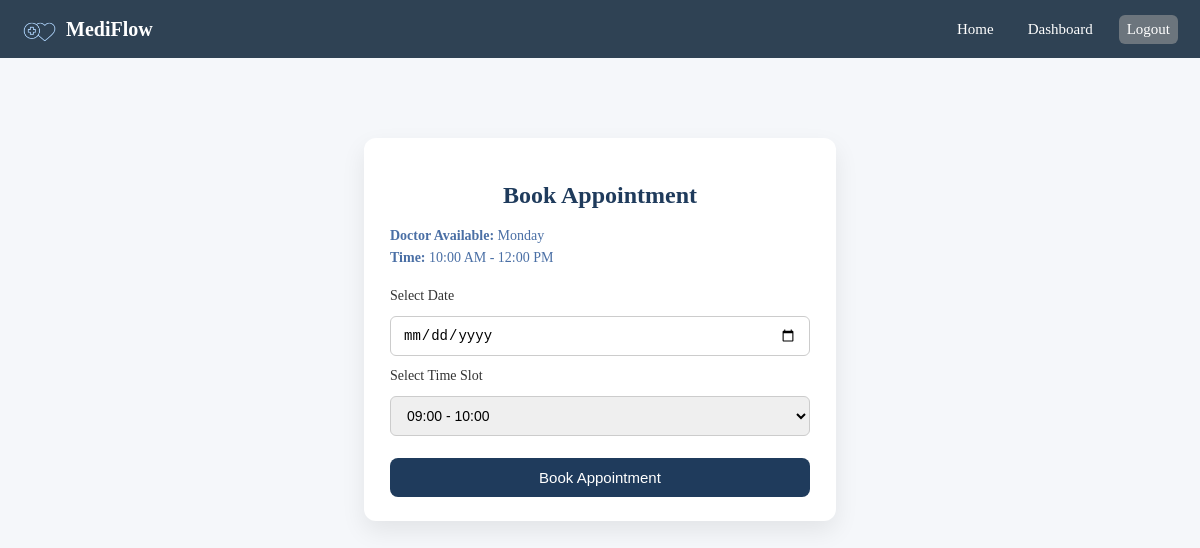
The app's page /patient/book/8/ (signed in) with its own data.
### doctor/models.py (models this page shows, shortened)
class Doctor(models.Model):
    user = models.OneToOneField(User, on_delete=models.CASCADE,null=True,blank=True)
    name = models.CharField(max_length=100,null=True,blank=True)
    specializations = models.ManyToManyField(Specialization)
    image = models.ImageField(upload_to='doctors/', null=True, blank=True)
    available_days = models.CharField(max_length=100,blank=True, null=True)
    available_time = models.CharField(max_length=50,blank=True, null=True)
    is_active = models.BooleanField(default=True)
    experience = models.PositiveIntegerField(help_text="Years of experience", default=0,null=True,blank=True)
    hospital = models.CharField(max_length=150,null=True,blank=True)
    education = models.CharField(max_length=200,null=True,blank=True)

### appointment/views.py (the view, shortened to what this page needs)
# urls.py: path('book/<int:doctor_id>/', book_appointment, name='book_appointment'),
def book_appointment(request, doctor_id):
    if 'patient_id' not in request.session:
        return redirect('patient_login')
    doctor = get_object_or_404(Doctor, id=doctor_id)
    selected_date = request.GET.get('date') or request.POST.get('date')
    booked_slots = {}
    return render(request, 'book_appointment.html', {
        'doctor': doctor,
        'booked_slots': booked_slots
    })

### patient/templatetags/dict_extras.py (called while the page is built)
@register.filter
def get_item(dictionary, key):
    return dictionary.get(key, 0)

### patient/templates/book_appointment.html (shortened to what this page needs)
{% extends 'base.html' %}
{% load static %}
{% load dict_extras %}
  {% block css %}  <link rel="stylesheet" href="{% static 'bookappointment.css' %}">{% endblock %}
{% block content %}
    <div class="appointment-container">
    <h2>Book Appointment</h2>
    <p class="info">
        <b>Doctor Available:</b> {{ doctor.available_days }} <br>
        <b>Time:</b> {{ doctor.available_time }}  <br>
    </p>
    <form method="post" onsubmit="return validateDate()">
        <label>Select Date</label>
        <input type="date" name="date" id="date" required>
        <label>Select Time Slot</label>
       <select name="time_slot" required>
            {% for value, label in doctor.appointment_set.model.SLOT_CHOICES %}
                {% with count=booked_slots|get_item:value %}
                     {% if count >= 8 %}
                        <option value="{{ value }}" disabled>
                            {{ label }} (Full)
                        </option>
                      {% else %}
                        <option value="{{ value }}">
                           {{ label }} {% if count %}({{ 8|add:"-count" }} seats left){% endif %}
                       </option>
                  {% endif %}
                {% endwith %}
            {% endfor %}
        </select>
        <button type="submit">Book Appointment</button>
    </form>
</div>
{% endblock %}

### main/static/navbar.css (style rules this page uses)
html, body { margin: 0; padding: 0; overflow-x: hidden; }

### patient/static/bookappointment.css (style rules this page uses)
body { background-color: #f5f7fa; margin: 0; }
.appointment-container { max-width: 420px; margin: 80px auto; background: #ffffff; padding: 24px 26px; border-radius: 12px; box-shadow: 0 10px 25px rgba(0, 0, 0, 0.08); }
.appointment-container h2 { text-align: center; margin-bottom: 16px; color: #1f3b5c; }
.appointment-container .info { font-size: 14px; color: #4a6fa5; margin-bottom: 18px; line-height: 1.6; }
.appointment-container form { display: flex; flex-direction: column; gap: 12px; }
.appointment-container label { font-size: 14px; font-weight: 500; color: #333; }
.appointment-container input, .appointment-container select { padding: 10px 12px; font-size: 14px; border-radius: 6px; border: 1px solid #ccc; outline: none; }
.appointment-container button { margin-top: 10px; padding: 11px; font-size: 15px; font-weight: 500; border: none; border-radius: 8px; background-color: #1f3b5c; color: white; cursor: pointer; }

### records on screen
Doctor: available_days "Monday", available_time "10:00 AM - 12:00 PM", time_slot "09:00 - 10:00"
